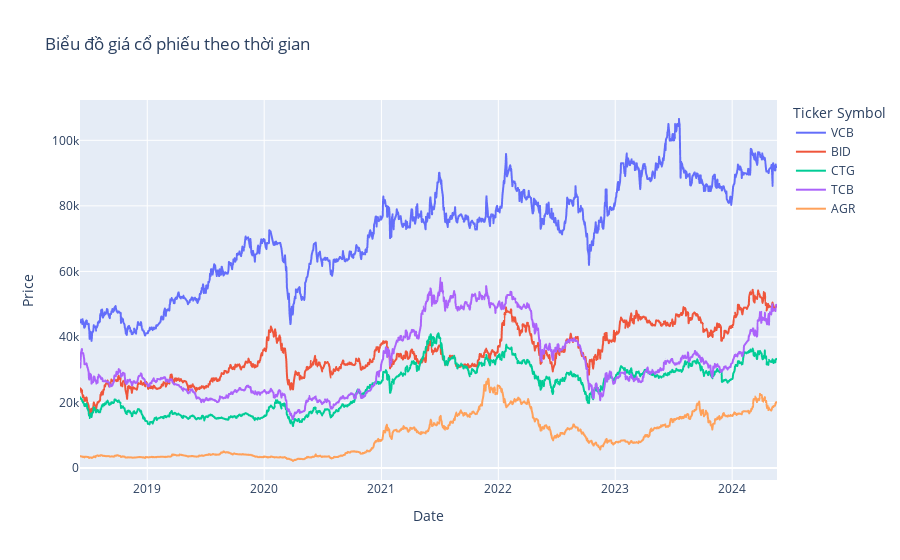

This figure's notebook cell:
### Markdown cell above
### Câu hỏi 1: Giá cổ phiếu thay đổi theo thời gian như thế nào?

### Code cell
# Biểu đồ giá cổ phiếu theo thời gian
fig = px.line(data, x='Date', y='Price', color='Ticker Symbol', title='Biểu đồ giá cổ phiếu theo thời gian')
fig.show()

### Figure 1 — Plotly figure (JSON) as saved in the notebook; plotly's stock layout.template omitted (floating-point values rounded to 4 significant figures; data arrays with more than 128 entries replaced by an {"elided": "..."} marker saying what was removed)
{"data": [{"hovertemplate": "Ticker Symbol=VCB<br>Date=%{x}<br>Price=%{y}<extra></extra>", "legendgroup": "VCB", "line": {"color": "#636efa", "dash": "solid"}, "marker": {"symbol": "circle"}, "mode": "lines", "name": "VCB", "showlegend": true, "type": "scattergl", "x": {"elided": "1489 str values"}, "xaxis": "x", "y": {"elided": "1489 int values"}, "yaxis": "y"}, {"hovertemplate": "Ticker Symbol=BID<br>Date=%{x}<br>Price=%{y}<extra></extra>", "legendgroup": "BID", "line": {"color": "#EF553B", "dash": "solid"}, "marker": {"symbol": "circle"}, "mode": "lines", "name": "BID", "showlegend": true, "type": "scattergl", "x": {"elided": "1489 str values"}, "xaxis": "x", "y": {"elided": "1489 float values"}, "yaxis": "y"}, {"hovertemplate": "Ticker Symbol=CTG<br>Date=%{x}<br>Price=%{y}<extra></extra>", "legendgroup": "CTG", "line": {"color": "#00cc96", "dash": "solid"}, "marker": {"symbol": "circle"}, "mode": "lines", "name": "CTG", "showlegend": true, "type": "scattergl", "x": {"elided": "1489 str values"}, "xaxis": "x", "y": {"elided": "1489 float values"}, "yaxis": "y"}, {"hovertemplate": "Ticker Symbol=TCB<br>Date=%{x}<br>Price=%{y}<extra></extra>", "legendgroup": "TCB", "line": {"color": "#ab63fa", "dash": "solid"}, "marker": {"symbol": "circle"}, "mode": "lines", "name": "TCB", "showlegend": true, "type": "scattergl", "x": {"elided": "1489 str values"}, "xaxis": "x", "y": {"elided": "1489 int values"}, "yaxis": "y"}, {"hovertemplate": "Ticker Symbol=AGR<br>Date=%{x}<br>Price=%{y}<extra></extra>", "legendgroup": "AGR", "line": {"color": "#FFA15A", "dash": "solid"}, "marker": {"symbol": "circle"}, "mode": "lines", "name": "AGR", "showlegend": true, "type": "scattergl", "x": {"elided": "1489 str values"}, "xaxis": "x", "y": {"elided": "1489 float values"}, "yaxis": "y"}], "layout": {"legend": {"title": {"text": "Ticker Symbol"}, "tracegroupgap": 0}, "title": {"text": "Biểu đồ giá cổ phiếu theo thời gian"}, "xaxis": {"anchor": "y", "domain": [0, 1], "title": {"text": "Date"}}, "yaxis": {"anchor": "x", "domain": [0, 1], "title": {"text": "Price"}}}}
